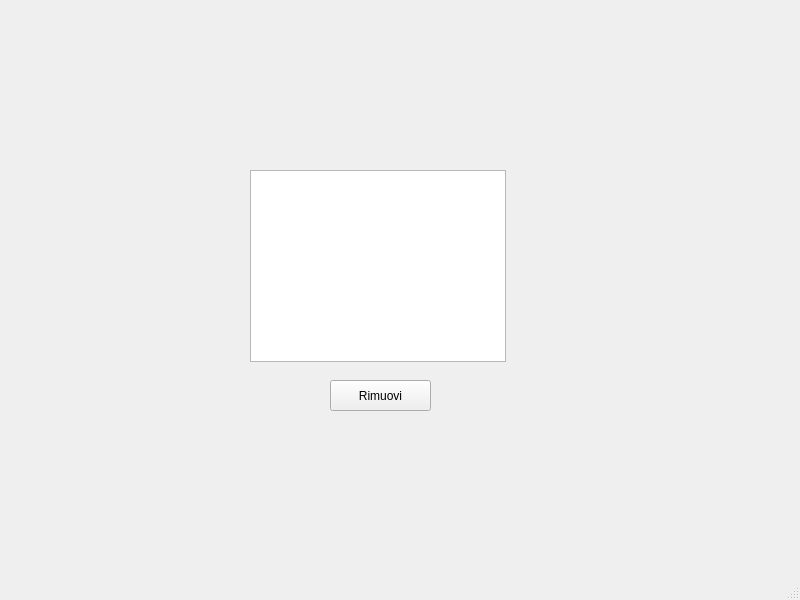
<?xml version="1.0" encoding="UTF-8"?>
<ui version="4.0">
 <class>MainWindow</class>
 <widget class="QMainWindow" name="MainWindow">
  <property name="geometry">
   <rect>
    <x>0</x>
    <y>0</y>
    <width>800</width>
    <height>600</height>
   </rect>
  </property>
  <property name="windowTitle">
   <string>MainWindow</string>
  </property>
  <widget class="QWidget" name="centralwidget">
   <widget class="QTableView" name="tabellaAssociazioni">
    <property name="geometry">
     <rect>
      <x>250</x>
      <y>170</y>
      <width>256</width>
      <height>192</height>
     </rect>
    </property>
    <property name="toolTip">
     <string>&lt;html&gt;&lt;head/&gt;&lt;body&gt;&lt;p&gt;&lt;br/&gt;&lt;/p&gt;&lt;/body&gt;&lt;/html&gt;</string>
    </property>
   </widget>
   <widget class="QPushButton" name="bRimuovi">
    <property name="geometry">
     <rect>
      <x>330</x>
      <y>380</y>
      <width>101</width>
      <height>31</height>
     </rect>
    </property>
    <property name="text">
     <string>Rimuovi</string>
    </property>
   </widget>
   <zorder>bRimuovi</zorder>
   <zorder>verticalSpacer</zorder>
   <zorder>tabellaAssociazioni</zorder>
  </widget>
  <widget class="QMenuBar" name="menubar">
   <property name="geometry">
    <rect>
     <x>0</x>
     <y>0</y>
     <width>800</width>
     <height>22</height>
    </rect>
   </property>
  </widget>
  <widget class="QStatusBar" name="statusbar"/>
 </widget>
 <resources/>
 <connections/>
</ui>
